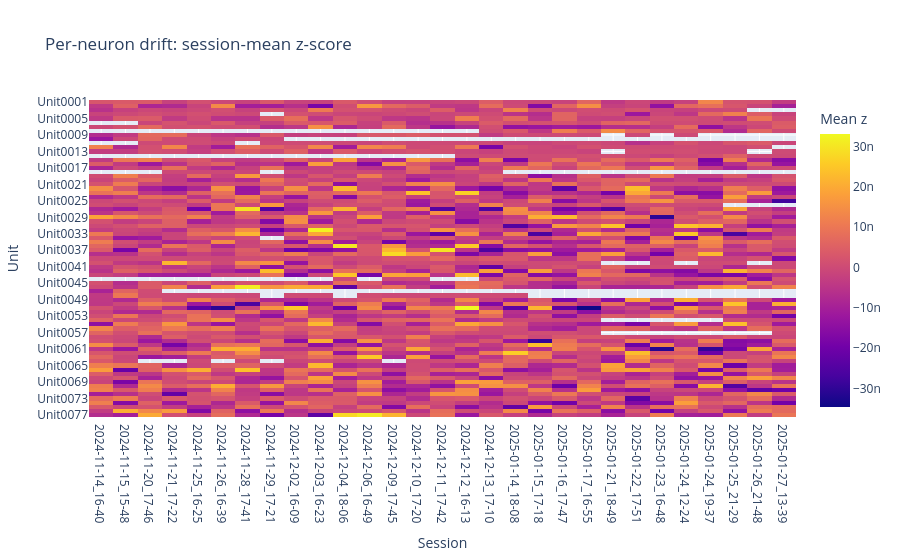

Notebook code for this chart:
### Code cell
fr_units = fr_z_scored.loc[:, fr.columns.str.startswith("Unit")]

Z_unit_session = fr_units.groupby("session_id").mean().T  # Units x Sessions

fig = px.imshow(
    Z_unit_session,
    aspect="auto",
    labels=dict(x="Session", y="Unit", color="Mean z"),
    title="Per-neuron drift: session-mean z-score"
)
fig.show()

### Figure 1 — Plotly figure (JSON) as saved in the notebook; plotly's stock layout.template omitted (floating-point values rounded to 4 significant figures; data arrays with more than 128 entries replaced by an {"elided": "..."} marker saying what was removed)
{"data": [{"coloraxis": "coloraxis", "hovertemplate": "Session: %{x}<br>Unit: %{y}<br>Mean z: %{z}<extra></extra>", "name": "0", "type": "heatmap", "x": ["2024-11-14_16-40", "2024-11-15_15-48", "2024-11-20_17-46", "2024-11-21_17-22", "2024-11-25_16-25", "2024-11-26_16-39", "2024-11-28_17-41", "2024-11-29_17-21", "2024-12-02_16-09", "2024-12-03_16-23", "2024-12-04_18-06", "2024-12-06_16-49", "2024-12-09_17-45", "2024-12-10_17-20", "2024-12-11_17-42", "2024-12-12_16-13", "2024-12-13_17-10", "2025-01-14_18-08", "2025-01-15_17-18", "2025-01-16_17-47", "2025-01-17_16-55", "2025-01-21_18-49", "2025-01-22_17-51", "2025-01-23_16-48", "2025-01-24_12-24", "2025-01-24_19-37", "2025-01-25_21-29", "2025-01-26_21-48", "2025-01-27_13-39"], "xaxis": "x", "y": ["Unit0001", "Unit0002", "Unit0003", "Unit0004", "Unit0005", "Unit0006", "Unit0007", "Unit0008", "Unit0009", "Unit0010", "Unit0011", "Unit0012", "Unit0013", "Unit0014", "Unit0015", "Unit0016", "Unit0017", "Unit0018", "Unit0019", "Unit0020", "Unit0021", "Unit0022", "Unit0023", "Unit0024", "Unit0025", "Unit0026", "Unit0027", "Unit0028", "Unit0029", "Unit0030", "Unit0031", "Unit0032", "Unit0033", "Unit0034", "Unit0035", "Unit0036", "Unit0037", "Unit0038", "Unit0039", "Unit0040", "Unit0041", "Unit0042", "Unit0043", "Unit0044", "Unit0045", "Unit0046", "Unit0047", "Unit0048", "Unit0049", "Unit0050", "Unit0051", "Unit0052", "Unit0053", "Unit0054", "Unit0055", "Unit0056", "Unit0057", "Unit0058", "Unit0059", "Unit0060", "Unit0061", "Unit0062", "Unit0063", "Unit0064", "Unit0065", "Unit0066", "Unit0067", "Unit0068", "Unit0069", "Unit0070", "Unit0071", "Unit0072", "Unit0073", "Unit0074", "Unit0075", "Unit0076", "Unit0077"], "yaxis": "y", "z": {"elided": "77x29 float values"}}], "layout": {"coloraxis": {"colorbar": {"title": {"text": "Mean z"}}, "colorscale": [[0, "#0d0887"], [0.1111, "#46039f"], [0.2222, "#7201a8"], [0.3333, "#9c179e"], [0.4444, "#bd3786"], [0.5556, "#d8576b"], [0.6667, "#ed7953"], [0.7778, "#fb9f3a"], [0.8889, "#fdca26"], [1, "#f0f921"]]}, "title": {"text": "Per-neuron drift: session-mean z-score"}, "xaxis": {"anchor": "y", "domain": [0, 1], "title": {"text": "Session"}}, "yaxis": {"anchor": "x", "autorange": "reversed", "domain": [0, 1], "title": {"text": "Unit"}}}}
